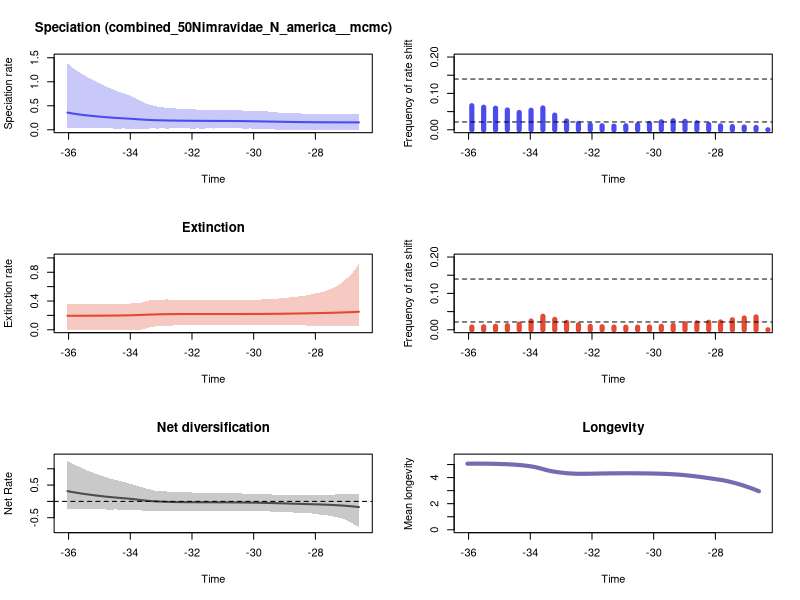

This figure's R source:


pdf(file='nimr_na/RTT_plots.pdf',width=10, height=15)
par(mfrow=c(3,2))
library(scales)

time=c(-26.587699389473684, -26.68821616842105,-26.788732947368423,-26.88924972631579,-26.989766505263155,-27.09028328421053,-27.190800063157894,-27.29131684210526,-27.391833621052633,-27.4923504,-27.592867178947365,-27.69338395789474,-27.793900736842104,-27.89441751578947,-27.994934294736844,-28.09545107368421,-28.195967852631576,-28.29648463157895,-28.397001410526315,-28.497518189473688,-28.598034968421054,-28.69855174736842,-28.799068526315793,-28.89958530526316,-29.000102084210525,-29.100618863157898,-29.201135642105264,-29.30165242105263,-29.402169200000003,-29.50268597894737,-29.603202757894735,-29.703719536842108,-29.804236315789474,-29.90475309473684,-30.005269873684213,-30.10578665263158,-30.206303431578945,-30.30682021052632,-30.407336989473684,-30.50785376842105,-30.608370547368423,-30.70888732631579,-30.809404105263155,-30.90992088421053,-31.010437663157894,-31.11095444210526,-31.211471221052633,-31.311988,-31.412504778947365,-31.51302155789474,-31.613538336842105,-31.71405511578947,-31.814571894736844,-31.91508867368421,-32.015605452631576,-32.11612223157895,-32.216639010526315,-32.31715578947369,-32.417672568421054,-32.51818934736842,-32.618706126315786,-32.71922290526316,-32.819739684210525,-32.9202564631579,-33.020773242105264,-33.12129002105263,-33.221806799999996,-33.32232357894737,-33.422840357894735,-33.52335713684211,-33.623873915789474,-33.72439069473684,-33.824907473684206,-33.92542425263158,-34.025941031578945,-34.12645781052632,-34.226974589473684,-34.32749136842105,-34.428008147368416,-34.52852492631579,-34.629041705263155,-34.72955848421053,-34.830075263157894,-34.93059204210526,-35.03110882105263,-35.1316256,-35.232142378947366,-35.33265915789474,-35.433175936842105,-35.53369271578947,-35.63420949473684,-35.73472627368421,-35.835243052631576,-35.93575983157895,-36.036276610526315)
rate=c(0.15359466801981322, 0.15370989282322367,0.1538362003213714,0.15398615760268747,0.15419377510247145,0.15432938794894893,0.15455324583298438,0.15477380489753922,0.1550698072695031,0.15534098865916002,0.1555821839887046,0.15588692533972975,0.15623924239532552,0.15665027141730162,0.15709928298503845,0.15757803212137617,0.15814688791999698,0.15874841602032058,0.1594178659263747,0.16018043775100385,0.16103295839915316,0.16195723171738305,0.16296601201123512,0.16414938543272578,0.16524978317845956,0.16646612399225674,0.16765599847240348,0.1688901711836312,0.17013776575507322,0.1713711722212718,0.1726533999281718,0.17390878798441478,0.17509914033983465,0.1761842551530387,0.17706440951080094,0.1779742589773344,0.17883150909005197,0.17974846461146982,0.1805177196511354,0.18124322143458899,0.18187385604785106,0.18249030949031747,0.1829689753243683,0.18333133097937343,0.18369301677725203,0.18406706010147966,0.18434313438783306,0.18468979232256974,0.18500454772834762,0.1852810064046872,0.18569215706475187,0.18617636411697724,0.18657184689092754,0.18697856063947177,0.18750822992304061,0.18808029166579504,0.18865440208517434,0.18936691732283686,0.1901430820004022,0.19092577955696227,0.1919332278428175,0.1928204537180504,0.19404708727452366,0.19523740712167287,0.1967921728459649,0.19853600560745105,0.200627665861421,0.20327709472084798,0.2062408824728445,0.20941692462695904,0.213431095373671,0.21759711305869173,0.2221287855087014,0.22664742578112745,0.2308710712210854,0.23473738930136673,0.23831301375447156,0.2419471685592307,0.24565033780085324,0.24990051512326367,0.2543146204729244,0.2590094744137681,0.26396458455551,0.26945946812853805,0.2752480530593658,0.28132201216301356,0.2877503863674086,0.2941757866954973,0.3010457074370152,0.3085251195135488,0.31695307178258475,0.3259537878916987,0.3359184087544915,0.3463701748303222,0.3579900206658971)
minHPD=c(0.00013025105214176113, 3.255587636589296e-05,4.103232032099366e-05,1.0865065024268236e-05,3.255587636589296e-05,3.255587636589296e-05,0.00016059405653319337,3.255587636589296e-05,3.255587636589296e-05,0.00017705610309557538,0.0003448365084597991,0.00022616817693699113,0.0003387493166362562,0.0003832341827239747,3.839447478070018e-05,0.0003448365084597991,0.0005626172175533232,0.0003387493166362562,0.00016911747126551241,0.0006122590591954647,0.0018027239747595474,0.002894369336806313,0.0018418125654689418,0.0020434785012003486,0.003245877917191274,0.003325684941261641,0.004589981786910573,0.004614849130292931,0.013662744094717178,0.018087233158197574,0.02014784307535495,0.0200831202776105,0.02013593688028327,0.0200831202776105,0.023113839469538173,0.027223926219323975,0.026035701952497093,0.025295847845287066,0.027384753505446908,0.029518929142087157,0.028570729295091028,0.028538120343050043,0.02736718858331195,0.027384753505446908,0.02740337194989144,0.02736718858331195,0.02753275466229003,0.02626841001359469,0.028546982154076136,0.027542456322566737,0.026035701952497093,0.02557559188489983,0.027253061991207143,0.0260414972012092,0.025594182112573863,0.027687987543089616,0.02722870933487328,0.027133299515908354,0.02736718858331195,0.027542456322566737,0.02755050236357005,0.02722870933487328,0.02530552386216014,0.02722870933487328,0.027284979623718376,0.02565002166114579,0.02722870933487328,0.027090190047069744,0.02602008627684464,0.025612379100156214,0.025326946338983754,0.02146049496707537,0.02167442515377902,0.025974289497129637,0.026047960317670475,0.026047960317670475,0.027253061991207143,0.025538410043320314,0.026207684071301245,0.026133459095694322,0.027230588268952863,0.027253061991207143,0.027230588268952863,0.028417651334515005,0.031419081415181974,0.03209964556275698,0.029321027273342095,0.031733636814423476,0.03255453826553917,0.03264877508743153,0.033465103183405724,0.04024415821723064,0.036304553325961685,0.03969199636412389,0.04177728377126201)
maxHPD=c(0.3307912504467377, 0.33058818429714937,0.33043286394760507,0.3303747415114587,0.3305403963230572,0.3305969525541222,0.33081062868657646,0.33087385975722017,0.3312033423142176,0.3316360449564479,0.33212126441115103,0.33228015314224696,0.3328303362289115,0.33340375990301285,0.333799225284896,0.33480412089906253,0.3359060001977797,0.33668648441170385,0.3377444892677228,0.339719427325175,0.34254309102925995,0.34560731960046087,0.34648807218701694,0.3493749061062365,0.3531956618600098,0.3559660042056171,0.359553892211185,0.3624137240924054,0.3734713094558381,0.37977929783638,0.3834237589840434,0.38470216944028707,0.3864783289194052,0.3884211513338788,0.39298979964523,0.39865890287859673,0.39863446292139043,0.39926057944123816,0.4027338052627438,0.4060109344275922,0.40594461504740675,0.4068929601377835,0.40693635840107734,0.4082576414056835,0.40962295520927816,0.41092853108009275,0.41230984926125813,0.4123469284734101,0.4163728270684873,0.41654300495173335,0.4167963153148417,0.4182509027995583,0.4218373916860644,0.422690517478895,0.4249197436529467,0.4300338285862614,0.432324930252635,0.43522419363704273,0.43893227445078475,0.4433276110796572,0.4480470142929024,0.45260288990521286,0.4566760333317849,0.4659127439202209,0.47499772383066685,0.4834412410773954,0.4980207947190181,0.5151973880891202,0.5347298158930891,0.5582619259466159,0.5891769104944341,0.6166959078930699,0.6511292751851263,0.6874138336334803,0.7161802557983842,0.7416456442571631,0.7637418772533907,0.7833554119368407,0.8062125445974482,0.832419559339326,0.8587628398047655,0.884402600144523,0.9113335665882834,0.9437009237897593,0.9784389897010982,1.0115628978065185,1.0414933963419428,1.0779518261068861,1.1128798942552547,1.1493590087525358,1.1910899969819944,1.239038681535922,1.277754831022241,1.3248729527696075,1.377151848961166)
plot(time,time,type = 'n', ylim = c(0, 1.5148670338572827), xlim = c(-36.086535,-26.537441), ylab = 'Speciation rate', xlab = 'Time',main='Speciation (combined_50Nimravidae_N_america__mcmc)' )
polygon(c(time, rev(time)), c(maxHPD, rev(minHPD)), col = alpha('#4c4cec',0.3), border = NA)
lines(time,rate, col = '#4c4cec', lwd=2)
mids=c(-0.19194965425531912, -0.5758489627659573,-0.9597482712765955,-1.3436475797872338,-1.7275468882978722,-2.1114461968085103,-2.4953455053191487,-2.879244813829787,-3.2631441223404254,-3.6470434308510637,-4.030942739361701,-4.414842047872339,-4.798741356382978,-5.182640664893616,-5.566539973404255,-5.950439281914893,-6.3343385904255305,-6.718237898936169,-7.102137207446807,-7.486036515957446,-7.869935824468083,-8.253835132978722,-8.63773444148936,-9.021633749999998,-9.405533058510636,-9.789432367021275,-10.173331675531914,-10.557230984042551,-10.94113029255319,-11.325029601063829,-11.708928909574466,-12.092828218085105,-12.476727526595743,-12.86062683510638,-13.24452614361702,-13.628425452127658,-14.012324760638295,-14.396224069148934,-14.780123377659573,-15.164022686170211,-15.547921994680848,-15.931821303191485,-16.315720611702126,-16.699619920212765,-17.083519228723404,-17.467418537234042,-17.85131784574468,-18.235217154255317,-18.619116462765955,-19.003015771276594,-19.386915079787233,-19.77081438829787,-20.15471369680851,-20.53861300531915,-20.922512313829785,-21.306411622340423,-21.690310930851062,-22.0742102393617,-22.45810954787234,-22.84200885638298,-23.225908164893614,-23.609807473404253,-23.99370678191489,-24.37760609042553,-24.76150539893617,-25.145404707446808,-25.529304015957447,-25.913203324468082,-26.29710263297872,-26.68100194148936,-27.06490125,-27.448800558510637,-27.832699867021276,-28.21659917553191,-28.60049848404255,-28.98439779255319,-29.368297101063828,-29.752196409574466,-30.136095718085105,-30.519995026595744,-30.90389433510638,-31.287793643617018,-31.671692952127657,-32.05559226063829,-32.439491569148935,-32.82339087765957,-33.20729018617021,-33.59118949468085,-33.97508880319149,-34.358988111702125,-34.74288742021276,-35.1267867287234,-35.51068603723404,-35.89458534574468)
counts=c(0.0, 0.0,0.0,0.0,0.0,0.0,0.0,0.0,0.0,0.0,0.0,0.0,0.0,0.0,0.0,0.0,0.0,0.0,0.0,0.0,0.0,0.0,0.0,0.0,0.0,0.0,0.0,0.0,0.0,0.0,0.0,0.0,0.0,0.0,0.0,0.0,0.0,0.0,0.0,0.0,0.0,0.0,0.0,0.0,0.0,0.0,0.0,0.0,0.0,0.0,0.0,0.0,0.0,0.0,0.0,0.0,0.0,0.0,0.0,0.0,0.0,0.0,0.0,0.0,0.0,0.0,0.0,0.0,0.0,0.0063572621035058435,0.0075592654424040066,0.00879465776293823,0.010764607679465776,0.01467779632721202,0.019232053422370617,0.023058430717863104,0.024674457429048415,0.021829716193656094,0.017469115191986646,0.014143572621035059,0.011058430717863105,0.009836393989983306,0.011091819699499164,0.013409015025041736,0.01754924874791319,0.02412687813021703,0.04028046744574291,0.05995325542570951,0.053689482470784644,0.047525876460767946,0.05441068447412354,0.059298831385642736,0.06198330550918197,0.0662170283806344)
plot(mids,counts,type = 'h', xlim = c(-36.086535,-26.537441), ylim=c(0,0.2), ylab = 'Frequency of rate shift', xlab = 'Time',lwd=5,col='#4c4cec')
bf2 = 0.021462497134344945
bf6 = 0.1394636312203731
abline(h=bf2, lty=2)
abline(h=bf6, lty=2)

time=c(-26.587699389473684, -26.68821616842105,-26.788732947368423,-26.88924972631579,-26.989766505263155,-27.09028328421053,-27.190800063157894,-27.29131684210526,-27.391833621052633,-27.4923504,-27.592867178947365,-27.69338395789474,-27.793900736842104,-27.89441751578947,-27.994934294736844,-28.09545107368421,-28.195967852631576,-28.29648463157895,-28.397001410526315,-28.497518189473688,-28.598034968421054,-28.69855174736842,-28.799068526315793,-28.89958530526316,-29.000102084210525,-29.100618863157898,-29.201135642105264,-29.30165242105263,-29.402169200000003,-29.50268597894737,-29.603202757894735,-29.703719536842108,-29.804236315789474,-29.90475309473684,-30.005269873684213,-30.10578665263158,-30.206303431578945,-30.30682021052632,-30.407336989473684,-30.50785376842105,-30.608370547368423,-30.70888732631579,-30.809404105263155,-30.90992088421053,-31.010437663157894,-31.11095444210526,-31.211471221052633,-31.311988,-31.412504778947365,-31.51302155789474,-31.613538336842105,-31.71405511578947,-31.814571894736844,-31.91508867368421,-32.015605452631576,-32.11612223157895,-32.216639010526315,-32.31715578947369,-32.417672568421054,-32.51818934736842,-32.618706126315786,-32.71922290526316,-32.819739684210525,-32.9202564631579,-33.020773242105264,-33.12129002105263,-33.221806799999996,-33.32232357894737,-33.422840357894735,-33.52335713684211,-33.623873915789474,-33.72439069473684,-33.824907473684206,-33.92542425263158,-34.025941031578945,-34.12645781052632,-34.226974589473684,-34.32749136842105,-34.428008147368416,-34.52852492631579,-34.629041705263155,-34.72955848421053,-34.830075263157894,-34.93059204210526,-35.03110882105263,-35.1316256,-35.232142378947366,-35.33265915789474,-35.433175936842105,-35.53369271578947,-35.63420949473684,-35.73472627368421,-35.835243052631576,-35.93575983157895,-36.036276610526315)
rate=c(0.2509133103631858, 0.24859811606704885,0.24656221681263615,0.24467872659301912,0.2429777338423891,0.24133639477079216,0.23984757964021988,0.23857552827998996,0.2373126738030515,0.23613390088958075,0.23493047722234067,0.2338754267708012,0.23290377783185462,0.23210738219220528,0.2313656328347079,0.23047474183760358,0.22960269158956517,0.22872598289298465,0.22785431192819738,0.22711204943092783,0.22636737771595622,0.22556917139400326,0.22487798839290746,0.2241904155750658,0.22348195259574216,0.22285877275079824,0.2223575803278893,0.22190603349127433,0.22151117099479617,0.22113075166893859,0.22075778515089015,0.2203967651729627,0.22010666519769995,0.2198777310841969,0.21973147965573187,0.21958782903640142,0.21945956171534872,0.21934122908158918,0.21918509145775134,0.21910014132598826,0.21902512033540505,0.2189602779642839,0.21892007933307178,0.21889436898267506,0.21885419382159338,0.21885419382159338,0.2188535621593397,0.2188572405511598,0.2188682268135556,0.21892872069205832,0.21893421642449873,0.2189325274170083,0.21897296634105257,0.21898107622974688,0.21902821584129684,0.21902173971641525,0.21895085001083736,0.21880138209125444,0.21863929769630747,0.21839206292769242,0.21801899809181263,0.2174611551504374,0.21688154297771378,0.2161191832150407,0.21524377145274132,0.21429408727156463,0.21323093779450325,0.21197029382078614,0.21053685484679846,0.20880570029049303,0.2070283041806513,0.20538523767971448,0.20386000276737903,0.20250328361673592,0.20148495103214764,0.20058602048062782,0.19976787320762396,0.1990996549175023,0.19849481576778313,0.19795427794012133,0.19746917272162384,0.19709433648691146,0.196701244437253,0.1963886324428734,0.1961208684449333,0.1958752543672464,0.19566913644408995,0.1954674330119125,0.19528845947508724,0.1951202198294365,0.1950039500173854,0.19491515232889345,0.19481274568078183,0.1947369839891818,0.19468128823271727)
minHPD=c(0.05395697787896676, 0.05577865742267749,0.05364727230179334,0.05168464565027113,0.0546110310619056,0.05237417056579291,0.052558788184653815,0.05384563631148496,0.0526440329897921,0.055343792827120965,0.05694016318630871,0.053572735140981854,0.05799278806595791,0.05901099538048151,0.05901099538048151,0.05936270989262527,0.05953613340835246,0.0589939646497839,0.06143035111576858,0.06485123148692705,0.061453957641774,0.06258460986130585,0.06548002854174705,0.06572923515757642,0.06258460986130585,0.06458923938804847,0.06485123148692705,0.06681007459991978,0.06959731357164692,0.06966792547693297,0.06151388205605626,0.06283574509397682,0.06169789294161284,0.06253173663066754,0.06345871964186299,0.06256747651594821,0.06265005424912522,0.06263395552367396,0.06260523941270034,0.062254391070200726,0.0627170918475851,0.0627170918475851,0.06286877229711081,0.06248758516262868,0.06333919893215909,0.06560814819205396,0.06560814819205396,0.063377854778964,0.06248758516262868,0.06286877229711081,0.062475010153218054,0.062254391070200726,0.063377854778964,0.06350040693845665,0.063377854778964,0.06248758516262868,0.06192560595587879,0.06137151597528564,0.06169789294161284,0.060822990047350915,0.059132456754142734,0.05744497781162267,0.05740590072932168,0.053571800826462526,0.051242873339739425,0.04656574366824983,0.04538054559151198,0.036126493362903994,0.02823154075185967,0.01506759617202686,0.0033259642557092084,0.002504823697388202,0.00125787779927366,0.0022539827062917172,0.0010871245283639338,0.00043997746067907413,0.0009650269954653238,0.0002940144326600928,0.0002940144326600928,0.00044762673538158415,0.00030525425674332764,0.00010658183620564492,2.208248516455128e-06,0.00010658183620564492,2.208248516455128e-06,2.208248516455128e-06,2.208248516455128e-06,2.208248516455128e-06,2.208248516455128e-06,2.208248516455128e-06,2.208248516455128e-06,2.208248516455128e-06,5.243254408403994e-06,1.0226604238685076e-05,2.208248516455128e-06)
maxHPD=c(0.9200130181149891, 0.856609757055818,0.7994327662351833,0.752838049672734,0.7148704461362543,0.6721460769204017,0.6374832442553506,0.6119853940007806,0.5881960056189225,0.5688122293678575,0.552284170217252,0.533616433371917,0.5245438562845041,0.5138022942807354,0.5050192877534511,0.4956657876920774,0.4872947146666693,0.4779661621058883,0.4725276356255891,0.4692301900713133,0.4597013440309693,0.4545378652484148,0.45214465308580903,0.4474413313425449,0.4393129402083829,0.4375104650470503,0.43401655860933663,0.4332928010601539,0.43415405014441816,0.43244645141677385,0.4223883302451316,0.4223633207375031,0.42025058278124944,0.4202355490840736,0.42025058278124944,0.4186677168062858,0.4181485222815447,0.41770740526115996,0.4172230607599298,0.41653285010519775,0.4165131132277316,0.4164385464116867,0.4165131132277316,0.41599712181311554,0.4166570381886124,0.41879257894719674,0.4187454047520871,0.41657051803705125,0.4160224094102856,0.41653285010519775,0.41653285010519775,0.41653285010519775,0.41814792151290625,0.4186304933864875,0.4188372188316925,0.4186483231607991,0.4187454047520871,0.418875763744547,0.42014157417377246,0.42053038899626977,0.4202355490840736,0.4201860868838009,0.4223633207375031,0.42065606581230264,0.4209766559635242,0.4188489407930271,0.4205526380849845,0.4132082122291558,0.40626825236145964,0.3923526677092506,0.3773064248670982,0.3727697184588617,0.36857596722477937,0.36705748980710656,0.36397686539919266,0.36150417228181997,0.36064025653286497,0.3590146696623294,0.35805864949312477,0.35757728871451433,0.3568416414811246,0.3563302079247736,0.3559011901385256,0.3557683290139066,0.3553835797081001,0.35530596770087447,0.35537435119761,0.35537435119761,0.3554776814283499,0.35560901619428914,0.35579164945552105,0.35607776733538954,0.35637097793068195,0.3567199426230665,0.35706783507644546)
plot(time,time,type = 'n', ylim = c(0, 1.0120143199264882), xlim = c(-36.086535,-26.537441), ylab = 'Extinction rate', xlab = 'Time',main='Extinction' )
polygon(c(time, rev(time)), c(maxHPD, rev(minHPD)), col = alpha('#e34a33',0.3), border = NA)
lines(time,rate, col = '#e34a33', lwd=2)
mids=c(-0.19194965425531912, -0.5758489627659573,-0.9597482712765955,-1.3436475797872338,-1.7275468882978722,-2.1114461968085103,-2.4953455053191487,-2.879244813829787,-3.2631441223404254,-3.6470434308510637,-4.030942739361701,-4.414842047872339,-4.798741356382978,-5.182640664893616,-5.566539973404255,-5.950439281914893,-6.3343385904255305,-6.718237898936169,-7.102137207446807,-7.486036515957446,-7.869935824468083,-8.253835132978722,-8.63773444148936,-9.021633749999998,-9.405533058510636,-9.789432367021275,-10.173331675531914,-10.557230984042551,-10.94113029255319,-11.325029601063829,-11.708928909574466,-12.092828218085105,-12.476727526595743,-12.86062683510638,-13.24452614361702,-13.628425452127658,-14.012324760638295,-14.396224069148934,-14.780123377659573,-15.164022686170211,-15.547921994680848,-15.931821303191485,-16.315720611702126,-16.699619920212765,-17.083519228723404,-17.467418537234042,-17.85131784574468,-18.235217154255317,-18.619116462765955,-19.003015771276594,-19.386915079787233,-19.77081438829787,-20.15471369680851,-20.53861300531915,-20.922512313829785,-21.306411622340423,-21.690310930851062,-22.0742102393617,-22.45810954787234,-22.84200885638298,-23.225908164893614,-23.609807473404253,-23.99370678191489,-24.37760609042553,-24.76150539893617,-25.145404707446808,-25.529304015957447,-25.913203324468082,-26.29710263297872,-26.68100194148936,-27.06490125,-27.448800558510637,-27.832699867021276,-28.21659917553191,-28.60049848404255,-28.98439779255319,-29.368297101063828,-29.752196409574466,-30.136095718085105,-30.519995026595744,-30.90389433510638,-31.287793643617018,-31.671692952127657,-32.05559226063829,-32.439491569148935,-32.82339087765957,-33.20729018617021,-33.59118949468085,-33.97508880319149,-34.358988111702125,-34.74288742021276,-35.1267867287234,-35.51068603723404,-35.89458534574468)
counts=c(0.0, 0.0,0.0,0.0,0.0,0.0,0.0,0.0,0.0,0.0,0.0,0.0,0.0,0.0,0.0,0.0,0.0,0.0,0.0,0.0,0.0,0.0,0.0,0.0,0.0,0.0,0.0,0.0,0.0,0.0,0.0,0.0,0.0,0.0,0.0,0.0,0.0,0.0,0.0,0.0,0.0,0.0,0.0,0.0,0.0,0.0,0.0,0.0,0.0,0.0,0.0,0.0,0.0,0.0,0.0,0.0,0.0,0.0,0.0,0.0,0.0,0.0,0.0,0.0,0.0,0.0,0.0,0.0,0.0,0.035358931552587645,0.03239398998330551,0.0274991652754591,0.021469115191986646,0.02072787979966611,0.019105175292153588,0.016580968280467446,0.011846410684474123,0.009368948247078464,0.007719532554257095,0.007171953255425709,0.007278797996661102,0.007345575959933222,0.008353923205342237,0.009308848080133556,0.013589315525876462,0.020227045075125207,0.028474123539232052,0.03718196994991653,0.024020033388981635,0.015492487479131886,0.011332220367278798,0.009509181969949916,0.00810016694490818,0.007592654424040067)
plot(mids,counts,type = 'h', xlim = c(-36.086535,-26.537441), ylim=c(0,0.2), ylab = 'Frequency of rate shift', xlab = 'Time',lwd=5,col='#e34a33')
abline(h=bf2, lty=2)
abline(h=bf6, lty=2)
#Net Diversification Rate
time=c(-26.587699389473684, -26.68821616842105,-26.788732947368423,-26.88924972631579,-26.989766505263155,-27.09028328421053,-27.190800063157894,-27.29131684210526,-27.391833621052633,-27.4923504,-27.592867178947365,-27.69338395789474,-27.793900736842104,-27.89441751578947,-27.994934294736844,-28.09545107368421,-28.195967852631576,-28.29648463157895,-28.397001410526315,-28.497518189473688,-28.598034968421054,-28.69855174736842,-28.799068526315793,-28.89958530526316,-29.000102084210525,-29.100618863157898,-29.201135642105264,-29.30165242105263,-29.402169200000003,-29.50268597894737,-29.603202757894735,-29.703719536842108,-29.804236315789474,-29.90475309473684,-30.005269873684213,-30.10578665263158,-30.206303431578945,-30.30682021052632,-30.407336989473684,-30.50785376842105,-30.608370547368423,-30.70888732631579,-30.809404105263155,-30.90992088421053,-31.010437663157894,-31.11095444210526,-31.211471221052633,-31.311988,-31.412504778947365,-31.51302155789474,-31.613538336842105,-31.71405511578947,-31.814571894736844,-31.91508867368421,-32.015605452631576,-32.11612223157895,-32.216639010526315,-32.31715578947369,-32.417672568421054,-32.51818934736842,-32.618706126315786,-32.71922290526316,-32.819739684210525,-32.9202564631579,-33.020773242105264,-33.12129002105263,-33.221806799999996,-33.32232357894737,-33.422840357894735,-33.52335713684211,-33.623873915789474,-33.72439069473684,-33.824907473684206,-33.92542425263158,-34.025941031578945,-34.12645781052632,-34.226974589473684,-34.32749136842105,-34.428008147368416,-34.52852492631579,-34.629041705263155,-34.72955848421053,-34.830075263157894,-34.93059204210526,-35.03110882105263,-35.1316256,-35.232142378947366,-35.33265915789474,-35.433175936842105,-35.53369271578947,-35.63420949473684,-35.73472627368421,-35.835243052631576,-35.93575983157895,-36.036276610526315)
net_rate=c(-0.17455396222239064, -0.16373689260510024,-0.1537632015787065,-0.14548313523812906,-0.13787773627685848,-0.1304558772148491,-0.12383460029353892,-0.11802625313034483,-0.11288307535323831,-0.10799398527999769,-0.10342462062292246,-0.09938767865447536,-0.09602633575373204,-0.09316429020064047,-0.0904038084428009,-0.08751707452612548,-0.08476401849454723,-0.0818233119628651,-0.07893365160670233,-0.07619820275201376,-0.0733757697149684,-0.07041379441958975,-0.06760305661192628,-0.06477637682696083,-0.06186780730471001,-0.05907958981542392,-0.056466933667570336,-0.05392391361170478,-0.05154740909031023,-0.04917435711945508,-0.046834238849282686,-0.044639085522926454,-0.04269072012200475,-0.04088143394628703,-0.03929567887635434,-0.037886151108586945,-0.03654929794477793,-0.035307544153471385,-0.03415207277746974,-0.033111941593382266,-0.03219662043659816,-0.031369674659326524,-0.03070587519079881,-0.030200293156112393,-0.029748319252067786,-0.029352791331000445,-0.029039273557721235,-0.028774420991981773,-0.02842382964384312,-0.028228635771557414,-0.02783009021517693,-0.02738036322605557,-0.027071062027452495,-0.026612542415461196,-0.026154672262802,-0.02560109091134928,-0.024796527716423145,-0.023845809250504738,-0.022772316922511835,-0.02122761473066748,-0.019250122186932898,-0.017051192775706867,-0.014291523946850437,-0.010942365926729805,-0.0068683282768168975,-0.0023549899137465043,0.0030977074914597573,0.009762586704001553,0.017871041293251726,0.027121152451579023,0.0378203089946341,0.049118603061859986,0.06064342128681338,0.07133966544764161,0.08098250379636031,0.08979750288104286,0.09779705220253214,0.105632881976843,0.11340528510338839,0.12212688902560649,0.13079001502871007,0.14008389501059737,0.14984827117057523,0.16062160619555924,0.17183805413836514,0.18362985919469668,0.1956089635868959,0.2079166127625783,0.22058187389593953,0.23372829874935278,0.24829323800450478,0.26360155065803875,0.27933630620490857,0.29589258114225564,0.3140808757570984)
net_minHPD=c(-0.7912617128997245, -0.7360674935100262,-0.6737258802354009,-0.6221772508992756,-0.5781795885753935,-0.5374024863573285,-0.5044154110372141,-0.4871210328712343,-0.46977045526172906,-0.448963697479861,-0.4306774079861013,-0.41428859147981223,-0.40718463944931105,-0.40264894532987405,-0.3806241449967491,-0.37223075872263034,-0.3667713141304382,-0.36227615088767473,-0.3545293919314249,-0.35265951307264465,-0.3427811933888115,-0.3427811933888115,-0.3341927374021372,-0.3280553857020343,-0.3233702838299259,-0.32183916288586195,-0.3224686105486743,-0.3193004621248423,-0.31913206673897193,-0.30815798089439667,-0.30824489919591425,-0.3034252872979191,-0.304576951169346,-0.30619034359820224,-0.3021965279140665,-0.3034252872979191,-0.3051351740587739,-0.30080782558331365,-0.3007466041405402,-0.29874050440433897,-0.2991320907952942,-0.29995388231709075,-0.30196935085510024,-0.3034252872979191,-0.3003960908141701,-0.3007757745918369,-0.2990878987287572,-0.297818304945362,-0.2993874159049764,-0.3007757745918369,-0.2998280934166034,-0.2991057529099469,-0.30203680982051245,-0.3051351740587739,-0.29875610240353945,-0.3021293132289372,-0.30530283609337977,-0.3060116078693498,-0.30591567293955707,-0.30591231646629313,-0.3033991025089387,-0.305392017409734,-0.3022632601870579,-0.2977802226856025,-0.29943147576046014,-0.29705446658855694,-0.30281072781655644,-0.2897592032264482,-0.28752255479887323,-0.2874587369714392,-0.2791851857594702,-0.27557400282928624,-0.2719595256524031,-0.26712317827946686,-0.271012702229759,-0.2573309007755815,-0.2524542870702049,-0.25840005108623065,-0.2488257315062234,-0.24836284335472997,-0.25244672858452,-0.2516936263653372,-0.24502855504820403,-0.24498100696445235,-0.2450220779244508,-0.24704653970685053,-0.2327615303760031,-0.2446018028601951,-0.24551752116180797,-0.23165954736990726,-0.2267743537263983,-0.22730183280891714,-0.22957900669063802,-0.22714854986860528,-0.23180750477088075)
net_maxHPD=c(0.23381818118604608, 0.22497301433042047,0.22790317907163243,0.22778869702077484,0.22834907142518227,0.2276875589698362,0.2283104300396315,0.2166543323632466,0.20987791316176113,0.20875570718164083,0.20707504118182155,0.20679843366753023,0.20134338478469893,0.196278684507274,0.20938317564072612,0.20809521350159374,0.20521001774654574,0.20137627554075968,0.20148459837153707,0.19684848646903935,0.20172507723100316,0.19673831535172892,0.20159318116812344,0.20474919446067585,0.2066590689383668,0.2066590689383668,0.2051520900365673,0.20849974709868918,0.2091692543555635,0.22102522650331868,0.22180811847499637,0.22778869702077484,0.22804693583962932,0.2282750882837476,0.2338933798215777,0.23431613310568664,0.2340333648086244,0.24053974573754627,0.24253399545395932,0.24594792930638507,0.24620926232626528,0.24703529773344213,0.24701043326187863,0.24701043326187863,0.25146461533549846,0.25254566082611984,0.2558840341315931,0.25802308964038734,0.25803564612780905,0.25795186892857286,0.2610974795214784,0.2638964186312181,0.2633900401415782,0.26337695446274345,0.2731474938793432,0.2731742482645092,0.27338142502490226,0.276479909409331,0.28111125836369716,0.2854779896819989,0.2926628582263616,0.294530395451547,0.303845469042307,0.3137308292549583,0.31844342564656547,0.3278421538748069,0.33389795685116186,0.3603119200749351,0.3804554041142823,0.4005002804363594,0.4322122901673755,0.4583458369660868,0.4914493033183664,0.5224495996323518,0.5440795970064529,0.5788023363953242,0.6039237740603909,0.6178475255375904,0.6470016831622633,0.6707373584411959,0.690869530701018,0.7186179921111531,0.7555456415069582,0.7869506681267792,0.8177476296152639,0.8504347329591829,0.8976947671020381,0.9195641287757643,0.9546534832838554,1.0069789068688157,1.0543385415996371,1.0965102171373051,1.1387867190927576,1.1897810375365516,1.2361720475958347)
plot(time,time,type = 'n', ylim = c(-0.870387884189697, 1.3597892523554183), xlim = c(-36.086535,-26.537441), ylab = 'Net Rate', xlab = 'Time',lwd=2, main='Net diversification', col= '#504A4B' )
polygon(c(time, rev(time)), c(net_maxHPD, rev(net_minHPD)), col = alpha('#504A4B',0.3), border = NA)
lines(time,net_rate, col = '#504A4B', lwd=2)
abline(h=0,lty=2)


time=c(-26.587699389473684, -26.68821616842105,-26.788732947368423,-26.88924972631579,-26.989766505263155,-27.09028328421053,-27.190800063157894,-27.29131684210526,-27.391833621052633,-27.4923504,-27.592867178947365,-27.69338395789474,-27.793900736842104,-27.89441751578947,-27.994934294736844,-28.09545107368421,-28.195967852631576,-28.29648463157895,-28.397001410526315,-28.497518189473688,-28.598034968421054,-28.69855174736842,-28.799068526315793,-28.89958530526316,-29.000102084210525,-29.100618863157898,-29.201135642105264,-29.30165242105263,-29.402169200000003,-29.50268597894737,-29.603202757894735,-29.703719536842108,-29.804236315789474,-29.90475309473684,-30.005269873684213,-30.10578665263158,-30.206303431578945,-30.30682021052632,-30.407336989473684,-30.50785376842105,-30.608370547368423,-30.70888732631579,-30.809404105263155,-30.90992088421053,-31.010437663157894,-31.11095444210526,-31.211471221052633,-31.311988,-31.412504778947365,-31.51302155789474,-31.613538336842105,-31.71405511578947,-31.814571894736844,-31.91508867368421,-32.015605452631576,-32.11612223157895,-32.216639010526315,-32.31715578947369,-32.417672568421054,-32.51818934736842,-32.618706126315786,-32.71922290526316,-32.819739684210525,-32.9202564631579,-33.020773242105264,-33.12129002105263,-33.221806799999996,-33.32232357894737,-33.422840357894735,-33.52335713684211,-33.623873915789474,-33.72439069473684,-33.824907473684206,-33.92542425263158,-34.025941031578945,-34.12645781052632,-34.226974589473684,-34.32749136842105,-34.428008147368416,-34.52852492631579,-34.629041705263155,-34.72955848421053,-34.830075263157894,-34.93059204210526,-35.03110882105263,-35.1316256,-35.232142378947366,-35.33265915789474,-35.433175936842105,-35.53369271578947,-35.63420949473684,-35.73472627368421,-35.835243052631576,-35.93575983157895,-36.036276610526315)
rate=c(2.950311432901999, 3.0475473827597206,3.142961398125939,3.226313503539314,3.3067363560435514,3.3887379865421288,3.4645814137477813,3.5335261219394027,3.5956396474801595,3.6564750568897812,3.7151023678273196,3.767685825507911,3.811064616243324,3.8468209845064174,3.8811573071899357,3.9171451462255615,3.9504680038235573,3.986034999172608,4.019619068152984,4.049798692511585,4.079255820944531,4.10973341021722,4.136718424581433,4.161429067878688,4.186389329977483,4.2076420721218035,4.227211432977622,4.242883448004416,4.256478555427763,4.269039724168912,4.280845168905514,4.289501813982604,4.297562388445198,4.303320918124556,4.308847313131996,4.313405010811336,4.317682562283842,4.320654470087153,4.3235199006621325,4.325851711951501,4.328020749396207,4.329232016521192,4.329629622522971,4.3290998305543695,4.329285763183023,4.327845207050434,4.32572948220819,4.323662300387818,4.3213538326397805,4.3170532568856785,4.314398747542813,4.311948095490951,4.306924465592849,4.3029581903005685,4.297314537415893,4.29252172358226,4.290511364342657,4.290676181284412,4.289256004731167,4.294641293555626,4.3037239497613,4.318469095912213,4.335763665613805,4.359740342906923,4.3876832533149415,4.418681252186969,4.452583083817434,4.493448498127047,4.543504273001868,4.6063820110611156,4.67297104500149,4.737413763644516,4.79254906683734,4.839496706697197,4.875494167536055,4.906718004386141,4.933622821278022,4.955835099104695,4.975445453561839,4.992087865531297,5.006751742143552,5.0190104719449,5.0290711980620575,5.036907800094929,5.044508821563631,5.050630110623159,5.055299341126958,5.06025996096047,5.063498068065411,5.065765153297514,5.067331705838612,5.067235616555558,5.066941356390207,5.065879846854782,5.065294777205495)
minHPD=c(2.950311432901999, 3.0475473827597206,3.142961398125939,3.226313503539314,3.3067363560435514,3.3887379865421288,3.4645814137477813,3.5335261219394027,3.5956396474801595,3.6564750568897812,3.7151023678273196,3.767685825507911,3.811064616243324,3.8468209845064174,3.8811573071899357,3.9171451462255615,3.9504680038235573,3.986034999172608,4.019619068152984,4.049798692511585,4.079255820944531,4.10973341021722,4.136718424581433,4.161429067878688,4.186389329977483,4.2076420721218035,4.227211432977622,4.242883448004416,4.256478555427763,4.269039724168912,4.280845168905514,4.289501813982604,4.297562388445198,4.303320918124556,4.308847313131996,4.313405010811336,4.317682562283842,4.320654470087153,4.3235199006621325,4.325851711951501,4.328020749396207,4.329232016521192,4.329629622522971,4.3290998305543695,4.329285763183023,4.327845207050434,4.32572948220819,4.323662300387818,4.3213538326397805,4.3170532568856785,4.314398747542813,4.311948095490951,4.306924465592849,4.3029581903005685,4.297314537415893,4.29252172358226,4.290511364342657,4.290676181284412,4.289256004731167,4.294641293555626,4.3037239497613,4.318469095912213,4.335763665613805,4.359740342906923,4.3876832533149415,4.418681252186969,4.452583083817434,4.493448498127047,4.543504273001868,4.6063820110611156,4.67297104500149,4.737413763644516,4.79254906683734,4.839496706697197,4.875494167536055,4.906718004386141,4.933622821278022,4.955835099104695,4.975445453561839,4.992087865531297,5.006751742143552,5.0190104719449,5.0290711980620575,5.036907800094929,5.044508821563631,5.050630110623159,5.055299341126958,5.06025996096047,5.063498068065411,5.065765153297514,5.067331705838612,5.067235616555558,5.066941356390207,5.065879846854782,5.065294777205495)
maxHPD=c(2.950311432901999, 3.0475473827597206,3.142961398125939,3.226313503539314,3.3067363560435514,3.3887379865421288,3.4645814137477813,3.5335261219394027,3.5956396474801595,3.6564750568897812,3.7151023678273196,3.767685825507911,3.811064616243324,3.8468209845064174,3.8811573071899357,3.9171451462255615,3.9504680038235573,3.986034999172608,4.019619068152984,4.049798692511585,4.079255820944531,4.10973341021722,4.136718424581433,4.161429067878688,4.186389329977483,4.2076420721218035,4.227211432977622,4.242883448004416,4.256478555427763,4.269039724168912,4.280845168905514,4.289501813982604,4.297562388445198,4.303320918124556,4.308847313131996,4.313405010811336,4.317682562283842,4.320654470087153,4.3235199006621325,4.325851711951501,4.328020749396207,4.329232016521192,4.329629622522971,4.3290998305543695,4.329285763183023,4.327845207050434,4.32572948220819,4.323662300387818,4.3213538326397805,4.3170532568856785,4.314398747542813,4.311948095490951,4.306924465592849,4.3029581903005685,4.297314537415893,4.29252172358226,4.290511364342657,4.290676181284412,4.289256004731167,4.294641293555626,4.3037239497613,4.318469095912213,4.335763665613805,4.359740342906923,4.3876832533149415,4.418681252186969,4.452583083817434,4.493448498127047,4.543504273001868,4.6063820110611156,4.67297104500149,4.737413763644516,4.79254906683734,4.839496706697197,4.875494167536055,4.906718004386141,4.933622821278022,4.955835099104695,4.975445453561839,4.992087865531297,5.006751742143552,5.0190104719449,5.0290711980620575,5.036907800094929,5.044508821563631,5.050630110623159,5.055299341126958,5.06025996096047,5.063498068065411,5.065765153297514,5.067331705838612,5.067235616555558,5.066941356390207,5.065879846854782,5.065294777205495)
plot(time,time,type = 'n', ylim = c(0, 5.574064876422473), xlim = c(-36.086535,-26.537441), ylab = 'Mean longevity', xlab = 'Time',main='Longevity' )
polygon(c(time, rev(time)), c(maxHPD, rev(minHPD)), col = alpha('#756bb1',0.3), border = NA)
lines(time,rate, col = '#756bb1', lwd=4)

n <- dev.off()
